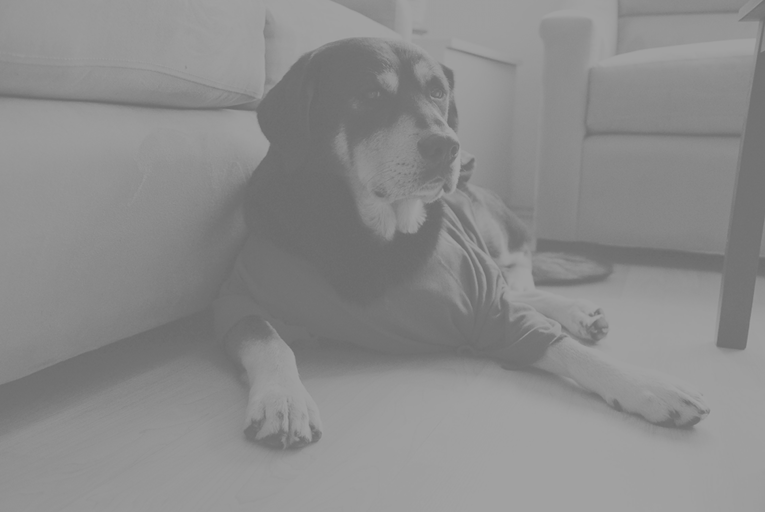
#> input picture Practicas/Práctica 3 Cálculo y visualización de histogramas/p3.png, 765 x 512 px
$ jupyter execute 'Práctica 3.ipynb'
#> lines starting #> are read from the running program, lines starting #| are printed output that depends on the picture; after the words box and inside, x2 and y2 are one past the last pixel; in counts of white or black regions, pixels touching at a corner belong together
**Cálculo, visualización del histograma de una imagen y aumento del contraste de la misma  en OpenCV:**

- **Elaborar un programa que cargue una imagen en modo escala de gris, y que calcule en un array el número de píxeles que poseen cada uno de los 256 tonos posibles (el histograma)**

[cell 1]
import numpy as np
import cv2, sys

nombreImagen ="p3.png"

#cargamos la imagen
imagen = cv2.imread(nombreImagen, cv2.IMREAD_GRAYSCALE)
#> imagen is the input picture: shape (512, 765); min 107, max 161, mean 139.3

if (imagen is None):
    print("Error al cargar la imagen")
    sys.exit()


#calculamos las dimensiones
dimensiones=imagen.shape
#> dimensiones = (512, 765)
alto = dimensiones[0]
#> alto = 512
ancho = dimensiones[1]
#> ancho = 765

#Ensanchar imagen
maxValor = np.max(imagen)
#> maxValor = 161
minValor = np.min(imagen)
#> minValor = 107

constante = 255 / (maxValor - minValor)
#> constante = 4.72

for i in range(alto):
    for j in range(ancho):
        imagen[i][j] = (imagen[i][j] - minValor) * constante
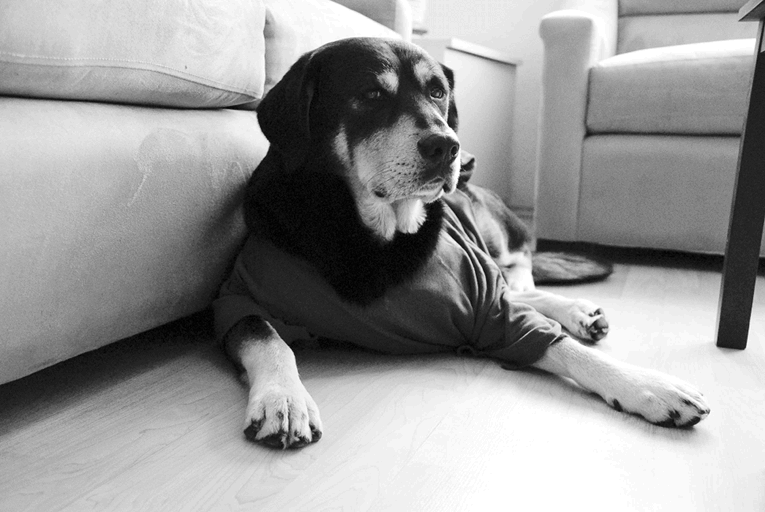
#> imagen: shape (512, 765); min 0, max 255, mean 152.2

def calculaHistograma(imagen):
    #calculamos las dimensiones
    dimensiones=imagen.shape
#> dimensiones = (512, 765)
    alto = dimensiones[0]
#> alto = 512
    ancho = dimensiones[1]
#> ancho = 765
    #calculamos el array con el nÃºmero de pÃ­xeles que possen cada uno de los 256 tonos posibles
    vectorHistograma = np.zeros(256, np.uint32)
    for i in range(alto):
        for j in range(ancho):
            vectorHistograma[imagen[i][j]] += 1
    return vectorHistograma

vectorHistograma = calculaHistograma(imagen)
#> vectorHistograma = 256 values, max 18002 at index 255, min 0 at index 1, mean 1530

- **Crear una imagen y rellenarla completamente de blanco. Esta será la imagen que usaremos para dibujar el histograma**

[cell 2]
def creaImagenHistograma(alto):
#> called with alto = 512
    anchoHistograma = 256 * 4
    imagenHistograma = np.zeros((alto, anchoHistograma), np.uint8)
    imagenHistograma.fill(255)
#> imagenHistograma: shape (512, 1024); every value is 255
    return imagenHistograma

- **Dibujar una serie de rectángulos negros rellenos, de altura variable, correspondientes a cada uno de los valores del histograma.**

[cell 3]
#funcion para dibujar el histograma
def dibujaHistograma(imagenHistograma, vectorHistograma, altoImagen,nombre):
#> called with vectorHistograma = array of shape (256,), altoImagen = 512, nombre = 'Histograma'
    valorMaximo = np.max(vectorHistograma)
#> valorMaximo = 18002
    vectorHistogramaNormalizado = np.zeros(256, np.uint32)
    posicionXInicialRectangulo = 0
    for i in range(vectorHistograma.size):
        vectorHistogramaNormalizado[i] = (vectorHistograma[i]/valorMaximo) * altoImagen
        #Nota: hay que darse cuenta que la posiciÃ³n (0,0) es la esquina superior izquierda es la esquina superior.
        cv2.rectangle(imagenHistograma, (posicionXInicialRectangulo, altoImagen - vectorHistogramaNormalizado[i]), (posicionXInicialRectangulo + 4, altoImagen), (0, 0, 0), -1)
        posicionXInicialRectangulo +=4
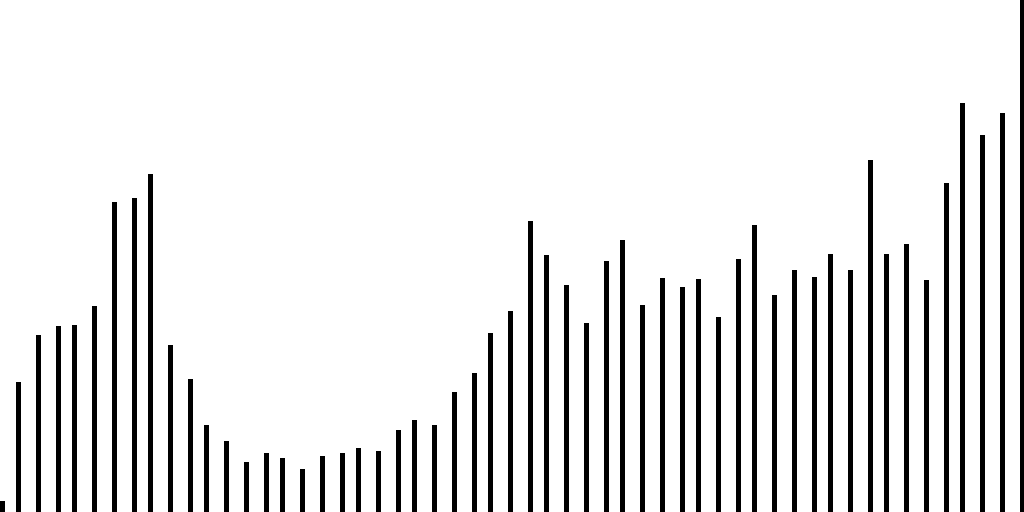
#> imagenHistograma: shape (512, 1024); 89.5% white; 55 black regions, largest, box (x1, y1, x2, y2) and area: (1020, 0, 1024, 512) 2048, (960, 103, 965, 512) 2045, (1000, 113, 1005, 512) 1995
#> after the loop, posicionXInicialRectangulo = 1024; vectorHistogramaNormalizado = 256 values, max 512 at index 255, min 0 at index 1, mean 43.41
    cv2.imshow(nombre, imagenHistograma)

- **Visualizar ambas imágenes.**

_Figura 1. Imagen que se debería visualizar_

_Fgiura 2. Histograma de dicha imagen_

[cell 4]
cv2.imshow("Imagen", imagen)
imagenHistograma = creaImagenHistograma(alto)
dibujaHistograma(imagenHistograma, vectorHistograma, alto,"Histograma")

cv2.waitKey(0)
cv2.destroyAllWindows()

- **Aumentar el contraste de la imagen (sumando una constante)**

[cell 5]
def sumaConstante(imagen,valor):
#> called with valor = 10
    dimensiones=imagen.shape
#> dimensiones = (512, 765)
    alto = dimensiones[0]
#> alto = 512
    ancho = dimensiones[1]
#> ancho = 765
    nuevaImagen = np.zeros((alto, ancho), np.uint8)
    for i in range(alto):
        for j in range(ancho):
            nuevoValor = imagen[i][j] + valor
            if (nuevoValor>255):
                nuevoValor = 255
            nuevaImagen[i][j]=nuevoValor

    return nuevaImagen

imagenMasValor = sumaConstante(imagen,10)
cv2.imshow("Imagen mas constante", imagenMasValor)
vectorHistogramaimagenMasValor = calculaHistograma(imagenMasValor)
#> vectorHistogramaimagenMasValor = 256 values, max 45333 at index 255, min 0 at index 0, mean 1530
imagenHistogramaimagenMasValor = creaImagenHistograma(alto)
dibujaHistograma(imagenHistogramaimagenMasValor, vectorHistogramaimagenMasValor, alto,"Histograma imagen mas constante")
#> call 2 of dibujaHistograma, with vectorHistograma = array of shape (256,), altoImagen = 512, nombre = 'Histograma imagen mas constante'
#> in dibujaHistograma (call 2), `valorMaximo = np.max(vectorHistograma)`: valorMaximo = 45333
#> after the loop in dibujaHistograma (call 2), `for i in range(vectorHistograma.size):`:
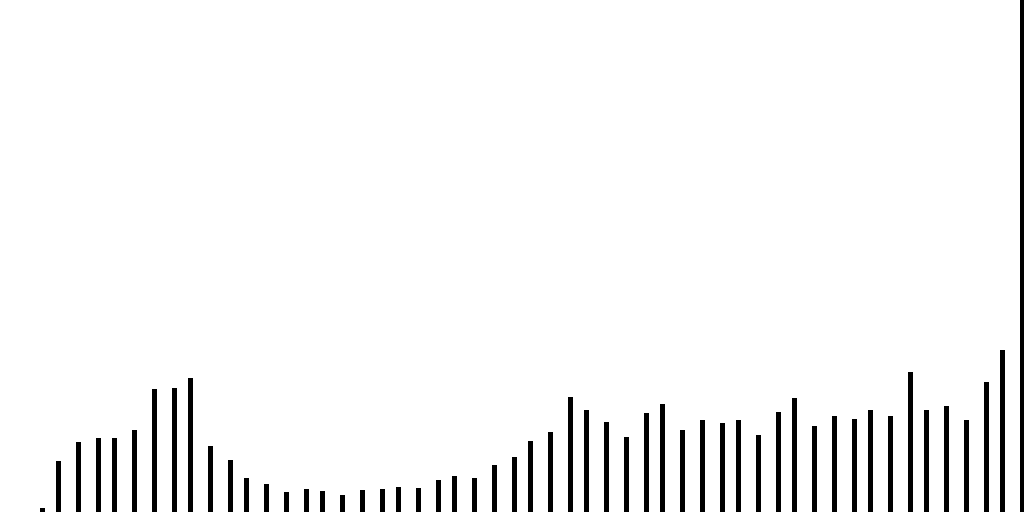
#> imagenHistograma: shape (512, 1024); 95.9% white; 53 black regions, largest, box (x1, y1, x2, y2) and area: (1020, 0, 1024, 512) 2048, (1000, 350, 1005, 512) 810, (908, 372, 913, 512) 700
#> after the loop in dibujaHistograma (call 2), `for i in range(vectorHistograma.size):`: posicionXInicialRectangulo = 1024; vectorHistogramaNormalizado = 256 values, max 512 at index 255, min 0 at index 0, mean 17.18

cv2.waitKey(0)
cv2.destroyAllWindows()

- **Aumentar el contraste de la imagen (multiplicando una constante)**

[cell 6]
def multiplicaConstante(imagen,valor):
#> called with valor = 2
    dimensiones=imagen.shape
#> dimensiones = (512, 765)
    alto = dimensiones[0]
#> alto = 512
    ancho = dimensiones[1]
    nuevaImagen = np.zeros((alto, ancho), np.uint8)
    for i in range(alto):
        for j in range(ancho):
            nuevoValor = imagen[i][j] * valor
            if (nuevoValor>255):
                nuevoValor = 255
            nuevaImagen[i][j]=nuevoValor
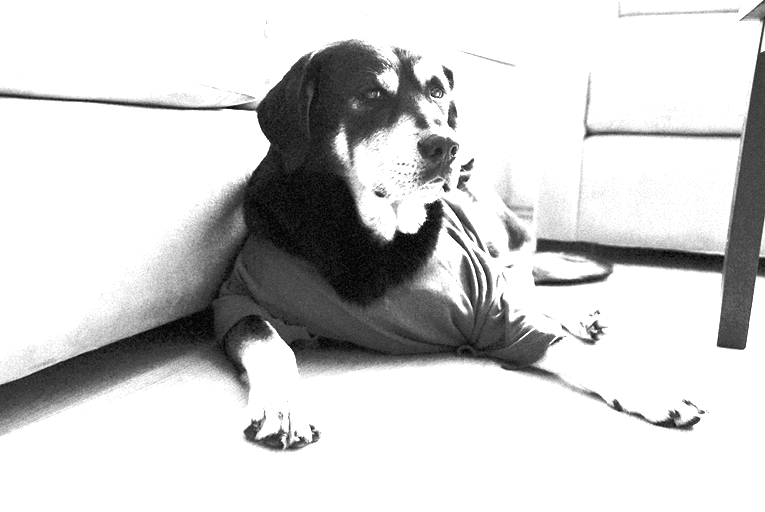
#> nuevaImagen: shape (512, 765); min 0, max 255, mean 207.8

    return nuevaImagen

imagenPorValor = multiplicaConstante(imagen,2)
cv2.imshow("Imagen por constante", imagenPorValor)
vectorHistogramaimagenPorValor = calculaHistograma(imagenPorValor)
#> vectorHistogramaimagenPorValor = 256 values, max 262412 at index 255, min 0 at index 1, mean 1530
imagenHistogramaimagenPorValor = creaImagenHistograma(alto)
dibujaHistograma(imagenHistogramaimagenPorValor, vectorHistogramaimagenPorValor, alto,"Histograma imagen por constante")
#> call 3 of dibujaHistograma, with vectorHistograma = array of shape (256,), altoImagen = 512, nombre = 'Histograma imagen por constante'
#> in dibujaHistograma (call 3), `valorMaximo = np.max(vectorHistograma)`: valorMaximo = 262412
#> after the loop in dibujaHistograma (call 3), `for i in range(vectorHistograma.size):`:
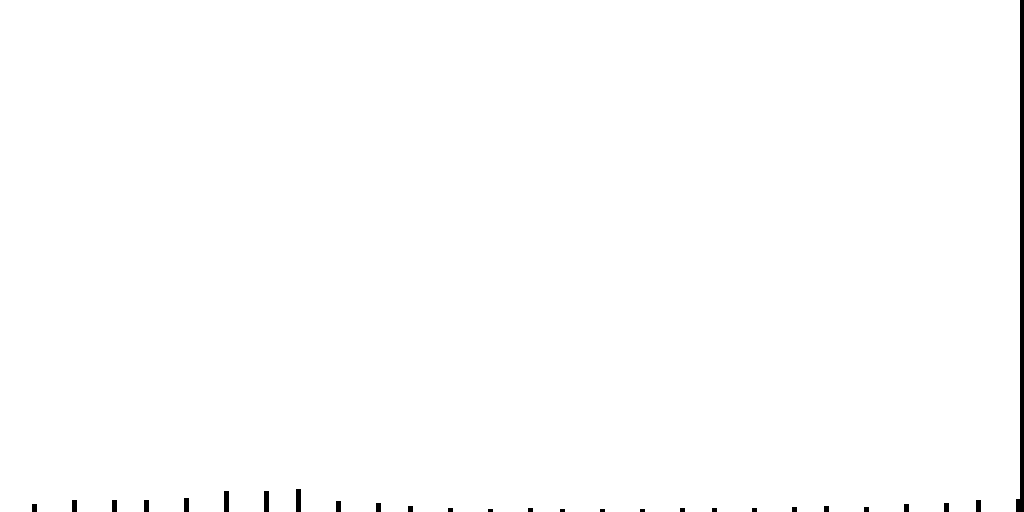
#> imagenHistograma: shape (512, 1024); 99.4% white; 27 black regions (4 under 20 px), largest, box (x1, y1, x2, y2) and area: (1016, 0, 1024, 512) 2100, (296, 489, 301, 512) 115, (224, 491, 229, 512) 105
#> after the loop in dibujaHistograma (call 3), `for i in range(vectorHistograma.size):`: posicionXInicialRectangulo = 1024; vectorHistogramaNormalizado = 256 values, max 512 at index 255, min 0 at index 0, mean 2.93

cv2.waitKey(0)
cv2.destroyAllWindows()

**Cuestionario:**

1. **_Ensanche_ el histograma de la imagen p3.png, para que el valor más oscuro sea el 0 y el más claro el 255, muestre la imagen resultante y su histograma por pantalla, y grabe la imangen resultante en otro fichero llamado "p3_ensanchado.png". Intente resolver el problema usando las funciones anteriormente definidas (sumaConstante y multiplicacionConstante).**
**Nota: aunque se hable de ensanchar el histograma, las operaciones se deben realizar sobre la imagen, de forma al mostrar el histograma de la imagen resultante de dicha transformación, veamos el histograma ensanchado. **

_Figura 3. Imagen ensanchada_

_Figura 4. Histograma de la imagen ensanchada_

[cell 7]
#Ensanchar imagen

maxValor = np.max(imagen)
#> maxValor = 255
minValor = np.min(imagen)
#> minValor = 0

constante = 255 / (maxValor - minValor)
#> constante = 1

for i in range(alto):
    for j in range(ancho):
        imagen[i][j] = (imagen[i][j] - minValor) * constante

#Mostramos la imagen
r = cv2.imshow("Imagen transformada",imagen)

#La guardamos con el nombre que elegimos y termina la ejecucion del programa
cv2.imwrite("p3_ensanchado.png",imagen)
cv2.waitKey(0)
cv2.destroyAllWindows()
